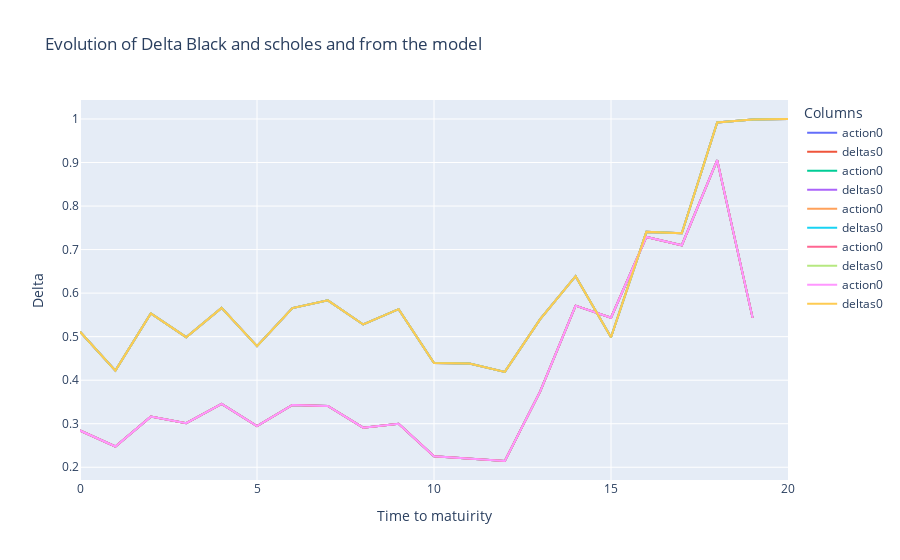

Notebook cell for this chart:
### Code cell
fig = go.Figure()
# Add traces for each column
for column in actions.columns[values]:
    fig.add_trace(go.Scatter(x=actions.index, y=actions[column], mode='lines', name=f"action{column}"))
    fig.add_trace(go.Scatter(x=deltas.index, y=deltas[column], mode='lines', name=f"deltas{column}"))

# Update layout
fig.update_layout(
    title='Evolution of Delta Black and scholes and from the model',
    xaxis_title='Time to matuirity',
    yaxis_title='Delta',
    template='plotly',
    legend=dict(title='Columns'),
)

# Show the plot
fig.show()

### Figure 1 — Plotly figure (JSON) as saved in the notebook; plotly's stock layout.template omitted (floating-point values rounded to 4 significant figures)
{"data": [{"mode": "lines", "name": "action0", "type": "scatter", "x": [0, 1, 2, 3, 4, 5, 6, 7, 8, 9, 10, 11, 12, 13, 14, 15, 16, 17, 18, 19], "y": [0.2843, 0.2477, 0.3163, 0.3014, 0.3455, 0.2945, 0.343, 0.3409, 0.2909, 0.3001, 0.2252, 0.219, 0.2144, 0.3741, 0.5712, 0.5435, 0.729, 0.71, 0.9054, 0.5432]}, {"mode": "lines", "name": "deltas0", "type": "scatter", "x": [0, 1, 2, 3, 4, 5, 6, 7, 8, 9, 10, 11, 12, 13, 14, 15, 16, 17, 18, 19, 20], "y": [0.5113, 0.4221, 0.5534, 0.4988, 0.566, 0.4782, 0.5656, 0.5834, 0.528, 0.5631, 0.4393, 0.4384, 0.4191, 0.5401, 0.6388, 0.4985, 0.7407, 0.7374, 0.9921, 0.9988, 1]}, {"mode": "lines", "name": "action0", "type": "scatter", "x": [0, 1, 2, 3, 4, 5, 6, 7, 8, 9, 10, 11, 12, 13, 14, 15, 16, 17, 18, 19], "y": [0.2843, 0.2477, 0.3163, 0.3014, 0.3455, 0.2945, 0.343, 0.3409, 0.2909, 0.3001, 0.2252, 0.219, 0.2144, 0.3741, 0.5712, 0.5435, 0.729, 0.71, 0.9054, 0.5432]}, {"mode": "lines", "name": "deltas0", "type": "scatter", "x": [0, 1, 2, 3, 4, 5, 6, 7, 8, 9, 10, 11, 12, 13, 14, 15, 16, 17, 18, 19, 20], "y": [0.5113, 0.4221, 0.5534, 0.4988, 0.566, 0.4782, 0.5656, 0.5834, 0.528, 0.5631, 0.4393, 0.4384, 0.4191, 0.5401, 0.6388, 0.4985, 0.7407, 0.7374, 0.9921, 0.9988, 1]}, {"mode": "lines", "name": "action0", "type": "scatter", "x": [0, 1, 2, 3, 4, 5, 6, 7, 8, 9, 10, 11, 12, 13, 14, 15, 16, 17, 18, 19], "y": [0.2843, 0.2477, 0.3163, 0.3014, 0.3455, 0.2945, 0.343, 0.3409, 0.2909, 0.3001, 0.2252, 0.219, 0.2144, 0.3741, 0.5712, 0.5435, 0.729, 0.71, 0.9054, 0.5432]}, {"mode": "lines", "name": "deltas0", "type": "scatter", "x": [0, 1, 2, 3, 4, 5, 6, 7, 8, 9, 10, 11, 12, 13, 14, 15, 16, 17, 18, 19, 20], "y": [0.5113, 0.4221, 0.5534, 0.4988, 0.566, 0.4782, 0.5656, 0.5834, 0.528, 0.5631, 0.4393, 0.4384, 0.4191, 0.5401, 0.6388, 0.4985, 0.7407, 0.7374, 0.9921, 0.9988, 1]}, {"mode": "lines", "name": "action0", "type": "scatter", "x": [0, 1, 2, 3, 4, 5, 6, 7, 8, 9, 10, 11, 12, 13, 14, 15, 16, 17, 18, 19], "y": [0.2843, 0.2477, 0.3163, 0.3014, 0.3455, 0.2945, 0.343, 0.3409, 0.2909, 0.3001, 0.2252, 0.219, 0.2144, 0.3741, 0.5712, 0.5435, 0.729, 0.71, 0.9054, 0.5432]}, {"mode": "lines", "name": "deltas0", "type": "scatter", "x": [0, 1, 2, 3, 4, 5, 6, 7, 8, 9, 10, 11, 12, 13, 14, 15, 16, 17, 18, 19, 20], "y": [0.5113, 0.4221, 0.5534, 0.4988, 0.566, 0.4782, 0.5656, 0.5834, 0.528, 0.5631, 0.4393, 0.4384, 0.4191, 0.5401, 0.6388, 0.4985, 0.7407, 0.7374, 0.9921, 0.9988, 1]}, {"mode": "lines", "name": "action0", "type": "scatter", "x": [0, 1, 2, 3, 4, 5, 6, 7, 8, 9, 10, 11, 12, 13, 14, 15, 16, 17, 18, 19], "y": [0.2843, 0.2477, 0.3163, 0.3014, 0.3455, 0.2945, 0.343, 0.3409, 0.2909, 0.3001, 0.2252, 0.219, 0.2144, 0.3741, 0.5712, 0.5435, 0.729, 0.71, 0.9054, 0.5432]}, {"mode": "lines", "name": "deltas0", "type": "scatter", "x": [0, 1, 2, 3, 4, 5, 6, 7, 8, 9, 10, 11, 12, 13, 14, 15, 16, 17, 18, 19, 20], "y": [0.5113, 0.4221, 0.5534, 0.4988, 0.566, 0.4782, 0.5656, 0.5834, 0.528, 0.5631, 0.4393, 0.4384, 0.4191, 0.5401, 0.6388, 0.4985, 0.7407, 0.7374, 0.9921, 0.9988, 1]}], "layout": {"legend": {"title": {"text": "Columns"}}, "title": {"text": "Evolution of Delta Black and scholes and from the model"}, "xaxis": {"title": {"text": "Time to matuirity"}}, "yaxis": {"title": {"text": "Delta"}}}}
